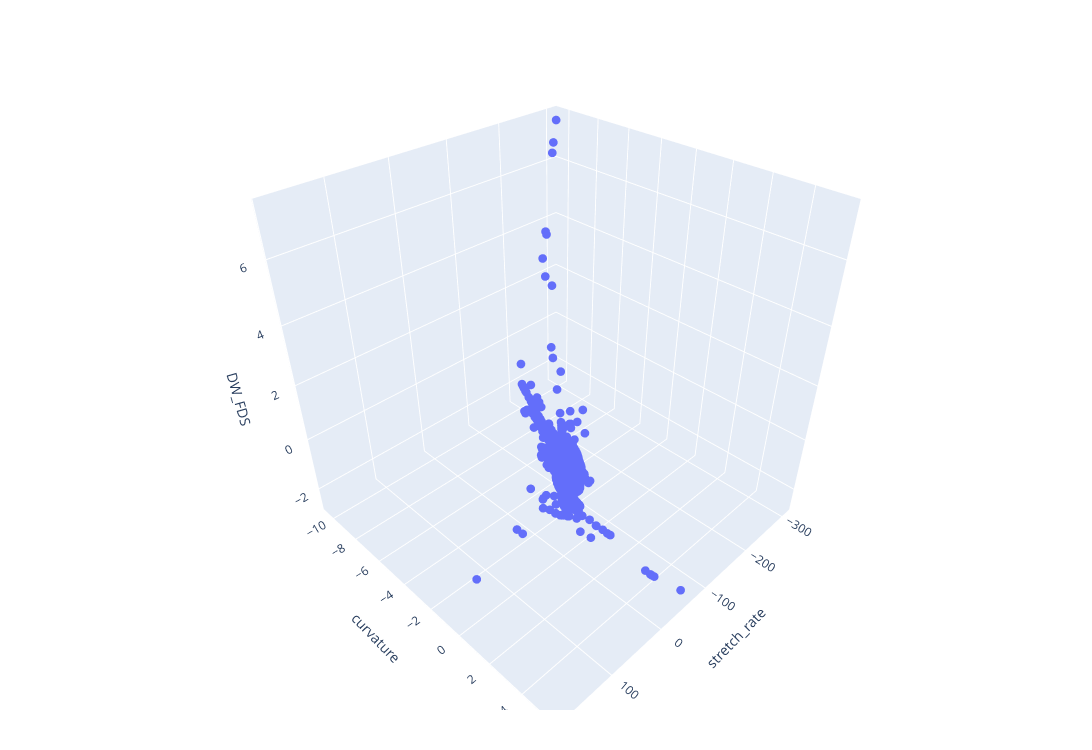

Source (notebook cell):
### Code cell
from __future__ import annotations

from flamekit.io_fields import field_path
from pathlib import Path
import numpy as np
import pandas as pd

from flamekit.io_fronts import Case, load_fronts

import plotly.graph_objects as go
import plotly.colors as pc


# ============================================================
# 1) LOAD MULTIPLE TIMESTEPS + MULTIPLE ISOTHERMS (ONE CASE)
# ============================================================
def load_fronts_multi_timesteps(
    base_dir: Path,
    phi: float,
    lat_size: str,
    timesteps: list[int],
    isolevels: list[float],
    post: bool = True,
    max_points_per_iso_per_ts: int | None = None,  # e.g. 80_000 for speed
    seed: int = 0,
) -> pd.DataFrame:
    """
    Returns one DataFrame with columns:
      ['timestep', 'isotherm', var_x, var_y, var_z, ...]
    created by concatenating dict[iso]->DF for each timestep.
    """
    rng = np.random.default_rng(seed)
    frames = []

    for ts in timesteps:
        case = Case(
            base_dir=base_dir,
            phi=phi,
            lat_size=lat_size,
            time_step=ts,
            post=post,
        )

        data_ts = load_fronts(case, isolevels)  # dict[iso] -> DataFrame

        for iso in isolevels:
            df = data_ts[iso].copy()
            df["timestep"] = int(ts)
            df["isotherm"] = float(iso)

            # optional downsample per (timestep, isotherm)
            if max_points_per_iso_per_ts is not None and len(df) > max_points_per_iso_per_ts:
                idx = rng.choice(df.index.to_numpy(), size=max_points_per_iso_per_ts, replace=False)
                df = df.loc[idx]

            frames.append(df)

    if not frames:
        raise ValueError("No data loaded. Check timesteps/isolevels and file availability.")

    return pd.concat(frames, ignore_index=True)


# ============================================================
# 2A) ONE STATIC 3D PLOT (ALL TIMESTEPS OVERLAID)
#     DISCRETE COLORS BY ISOTHERM
# ============================================================
def plot_state3d_discrete_isotherms_all_timesteps(
    df_all: pd.DataFrame,
    isolevels: list[float],
    var_x3d: str = "stretch_rate",
    var_y3d: str = "curvature",
    var_z3d: str = "DW_FDS",
    marker_size: int = 3,
):
    needed = {"timestep", "isotherm", var_x3d, var_y3d, var_z3d}
    missing = [c for c in needed if c not in df_all.columns]
    if missing:
        raise KeyError(f"Missing columns: {missing}")

    df = df_all[list(needed)].replace([np.inf, -np.inf], np.nan).dropna()

    # discrete color per isotherm (fixed across everything)
    palette = pc.qualitative.Plotly
    color_map = {float(iso): palette[i % len(palette)] for i, iso in enumerate(isolevels)}

    fig = go.Figure()

    for iso in isolevels:
        dfi = df[df["isotherm"] == float(iso)]
        if dfi.empty:
            continue

        fig.add_trace(
            go.Scatter3d(
                x=dfi[var_x3d],
                y=dfi[var_y3d],
                z=dfi[var_z3d],
                mode="markers",
                name=f"iso={float(iso):g}",
                marker=dict(size=marker_size, color=color_map[float(iso)]),
                hovertemplate=(
                    "isotherm=%{customdata[0]:g}<br>"
                    "timestep=%{customdata[1]}<br>"
                    f"{var_x3d}=%{{x:.4e}}<br>"
                    f"{var_y3d}=%{{y:.4e}}<br>"
                    f"{var_z3d}=%{{z:.4e}}<extra></extra>"
                ),
                customdata=np.c_[dfi["isotherm"].to_numpy(), dfi["timestep"].to_numpy()],
            )
        )

    fig.update_layout(
        height=750,
        width=1100,
        margin=dict(l=60, r=40, t=40, b=40),
        legend=dict(title="Isotherm"),
        scene=dict(
            xaxis_title=var_x3d,
            yaxis_title=var_y3d,
            zaxis_title=var_z3d,
        ),
    )
    return fig


# ============================================================
# 2B) ANIMATED 3D PLOT (SLIDER OVER TIMESTEPS)
#     DISCRETE COLORS BY ISOTHERM (constant across frames)
# ============================================================
def plot_state3d_discrete_isotherms_with_timestep_slider(
    df_all: pd.DataFrame,
    isolevels: list[float],
    timesteps: list[int],
    var_x3d: str = "stretch_rate",
    var_y3d: str = "curvature",
    var_z3d: str = "DW_FDS",
    marker_size: int = 3,
):
    needed = {"timestep", "isotherm", var_x3d, var_y3d, var_z3d}
    missing = [c for c in needed if c not in df_all.columns]
    if missing:
        raise KeyError(f"Missing columns: {missing}")

    df = df_all[list(needed)].replace([np.inf, -np.inf], np.nan).dropna()

    palette = pc.qualitative.Plotly
    color_map = {float(iso): palette[i % len(palette)] for i, iso in enumerate(isolevels)}

    # initial timestep
    ts0 = int(timesteps[0])

    def traces_for_timestep(ts: int):
        traces = []
        dfts = df[df["timestep"] == int(ts)]
        for iso in isolevels:
            dfi = dfts[dfts["isotherm"] == float(iso)]
            traces.append(
                go.Scatter3d(
                    x=dfi[var_x3d],
                    y=dfi[var_y3d],
                    z=dfi[var_z3d],
                    mode="markers",
                    name=f"iso={float(iso):g}",
                    marker=dict(size=marker_size, color=color_map[float(iso)]),
                    hovertemplate=(
                        "isotherm=%{customdata[0]:g}<br>"
                        "timestep=%{customdata[1]}<br>"
                        f"{var_x3d}=%{{x:.4e}}<br>"
                        f"{var_y3d}=%{{y:.4e}}<br>"
                        f"{var_z3d}=%{{z:.4e}}<extra></extra>"
                    ),
                    customdata=np.c_[dfi["isotherm"].to_numpy(), dfi["timestep"].to_numpy()],
                    showlegend=True,
                )
            )
        return traces

    fig = go.Figure(data=traces_for_timestep(ts0))

    frames = []
    for ts in timesteps:
        frames.append(go.Frame(name=str(int(ts)), data=traces_for_timestep(int(ts))))
    fig.frames = frames

    slider_steps = [
        dict(
            method="animate",
            args=[[str(int(ts))], {"mode": "immediate", "frame": {"duration": 0, "redraw": True}, "transition": {"duration": 0}}],
            label=str(int(ts)),
        )
        for ts in timesteps
    ]

    fig.update_layout(
        height=750,
        width=1100,
        margin=dict(l=60, r=40, t=40, b=40),
        legend=dict(title="Isotherm"),
        scene=dict(
            xaxis_title=var_x3d,
            yaxis_title=var_y3d,
            zaxis_title=var_z3d,
        ),
        updatemenus=[
            dict(
                type="buttons",
                direction="left",
                x=0.02,
                y=1.06,
                buttons=[
                    dict(label="Play", method="animate",
                         args=[None, {"fromcurrent": True, "frame": {"duration": 250, "redraw": True}, "transition": {"duration": 0}}]),
                    dict(label="Pause", method="animate",
                         args=[[None], {"mode": "immediate", "frame": {"duration": 0, "redraw": False}, "transition": {"duration": 0}}]),
                ],
            )
        ],
        sliders=[dict(active=0, x=0.02, y=1.02, len=0.96, steps=slider_steps, currentvalue={"prefix": "timestep: "})],
    )

    return fig


# ============================================================
# EXAMPLE: YOUR CASE SETTINGS
# ============================================================
BASE_DIR = Path("../isocontours")
PHI = 0.40
LAT_SIZE = "100"
POST = True
ISOLEVELS = [4.5]

TIMESTEPS = [200,210]
df_all = load_fronts_multi_timesteps(
    base_dir=BASE_DIR,
    phi=PHI,
    lat_size=LAT_SIZE,
    timesteps=TIMESTEPS,
    isolevels=ISOLEVELS,
    post=POST,
    max_points_per_iso_per_ts=80_000,  # set None to keep all points
)

# Option A: overlay all timesteps (hover shows timestep)
fig = plot_state3d_discrete_isotherms_all_timesteps(
    df_all=df_all,
    isolevels=ISOLEVELS,
    var_x3d="stretch_rate",
    var_y3d="curvature",
    var_z3d="DW_FDS",
    marker_size=3,
)
fig.show()

# Option B: timestep slider animation (uncomment if you prefer)
# fig_anim = plot_state3d_discrete_isotherms_with_timestep_slider(
#     df_all=df_all,
#     isolevels=ISOLEVELS,
#     timesteps=TIMESTEPS,
#     var_x3d="stretch_rate",
#     var_y3d="curvature",
#     var_z3d="DW_FDS",
#     marker_size=3,
# )
# fig_anim.show()

### Figure 1 — Plotly figure (JSON) as saved in the notebook; plotly's stock layout.template omitted (floating-point values rounded to 4 significant figures; data arrays with more than 128 entries replaced by an {"elided": "..."} marker saying what was removed)
{"data": [{"customdata": {"elided": "17474x2 float values"}, "hovertemplate": "isotherm=%{customdata[0]:g}<br>timestep=%{customdata[1]}<br>stretch_rate=%{x:.4e}<br>curvature=%{y:.4e}<br>DW_FDS=%{z:.4e}<extra></extra>", "marker": {"color": "#636EFA", "size": 3}, "mode": "markers", "name": "iso=4.5", "type": "scatter3d", "x": {"elided": "17474 float values"}, "y": {"elided": "17474 float values"}, "z": {"elided": "17474 float values"}}], "layout": {"height": 750, "legend": {"title": {"text": "Isotherm"}}, "margin": {"b": 40, "l": 60, "r": 40, "t": 40}, "scene": {"xaxis": {"title": {"text": "stretch_rate"}}, "yaxis": {"title": {"text": "curvature"}}, "zaxis": {"title": {"text": "DW_FDS"}}}, "width": 1100}}
